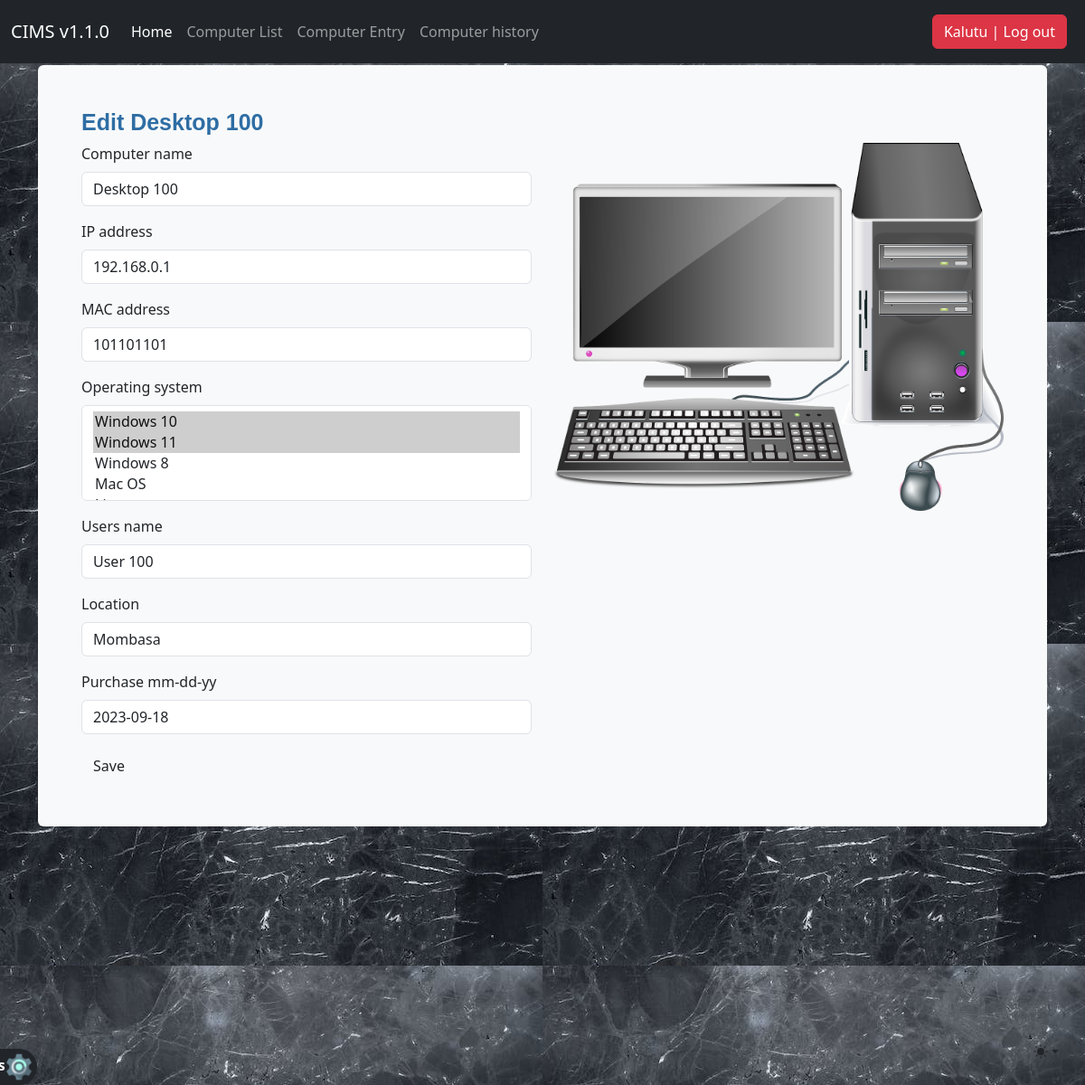
The app's page /computer_list/1/ (signed in) with its own data.
### djangoapp/models.py (models this page shows, shortened)
class Computer(models.Model):
    computer_name = models.CharField(max_length=30, blank=True, null=True)
    IP_address = models.CharField(max_length=30)
    MAC_address = models.CharField(max_length=30)
    timestamp = models.DateField(auto_now_add = True, auto_now = False, blank=True)
    operating_system = models.ManyToManyField(Operating_system, blank=True)
    users_name = models.CharField(max_length=30, blank=True, null=True)
    location = models.CharField(max_length=30)
    purchase_date = models.DateField("Purchase mm-dd-yy",auto_now_add = False, auto_now = False, blank=True, null=True)
    export_to_CSV = models.BooleanField(default=False)

class Operating_system(models.Model):
    operating_system = models.CharField(max_length=30, blank=True)
    def __str__(self):
        return self.operating_system

### djangoapp/views.py (the view, shortened to what this page needs)
# urls.py: path('computer_list/<int:id>/', computer_edit, name='computer_edit'),
def computer_edit(request, id=None):
    instance = get_object_or_404(Computer, id=id)
    form = ComputerForm(request.POST or None, instance=instance)
    context = {
        "title": 'Edit ' + str(instance.computer_name),
        "instance": instance,
        "form": form,
    }
    return render(request, "computer_entry.html", context)

### djangoapp/forms.py (shortened to what this page needs)
class ComputerForm(forms.ModelForm):
    class Meta:
        model = Computer
        fields = ['computer_name', 'IP_address', 'MAC_address', 'operating_system', 'users_name', 'location', 'purchase_date']
        widgets = {
            'purchase_date': forms.DateInput(attrs={'class': 'dateinput'}),
        }

### djangoapp/templates/computer_entry.html (shortened to what this page needs)
{% extends "header.html" %}
{% load bootstrap5 %}
{% block header %}
<link rel="stylesheet" href="http://127.0.0.1:8000/static/css/bootstrap.min.css">
<link rel="stylesheet" href="http://127.0.0.1:8000/static/css/navbar-fixed.css">
<link rel="stylesheet" href="http://127.0.0.1:8000/static/css/stylesheet.css">
<main class="container">
  {%if request.user.is_authenticated%}
  <div class="bg-body-tertiary p-5 rounded">
      <h1 class="title"> {{ title }}</h1>
      <div class="row">
        <div class="col-sm-6">
          <form method="post" action="">
            {% for field in form %}
            <div class="col-sm-12 form-group">
              {% bootstrap_field field %}
            </div>
            {% endfor %}
            <input class="btn btn-bd-primary" type="submit" value="Save" />
          </form>
        </div>
        <div class="col-sm-6 aligncenter">
          <img style="width: 100%" src="../static/img/pc.png">
       </div>
      </div>
  </div>
  {%else%}
  <p>Log in <a href="/accounts/login">here</a></p>
  {%endif%}
</main>
{% endblock header %}

### djangoapp/templates/navbar.html (shortened to what this page needs)
{% load static %}
<head>
  <link href="{% static 'css/stylesheet.css' %}" rel="stylesheet">
</head>
<nav class="navbar navbar-expand-md navbar-dark fixed-top bg-dark">
    <div class="container-fluid">
      <a class="navbar-brand" href="/">CIMS v1.1.0</a>
      <div class="collapse navbar-collapse" id="navbarCollapse">
        {%if request.user.is_authenticated%}
        <ul class="navbar-nav me-auto mb-2 mb-md-0">
          <li class="nav-item">
            <a class="nav-link active" aria-current="page" href="/">Home</a>
          </li>
          <li class="nav-item">
            <a class="nav-link" href="/computer_list">Computer List</a>
          </li>
          <li class="nav-item">
            <a class="nav-link" href="/computer_entry">Computer Entry</a>
          </li>
          <li class="nav-item">
            <a class="nav-link" href="/computerhistory_list">Computer history</a>
          </li>
        </ul>
        {%endif%}
        <ul class="navbar-nav ml-auto mb-2 mb-md-0 logout-menu">
          <li class="nav-item">
            {%if request.user.is_authenticated%}
            <a class="nav-link" href="/accounts/logout/"><button class="btn btn-danger">{{user}} | Log out</button></a>
          </li>
        </ul>
        {%else%}
        <ul class="navbar-nav ml-auto">
          <li>
            <a class="nav-link me-0" href="/accounts/login/"><button class="btn btn-success">Log in</button></a>
            {%endif%}
      </div>
    </div>
  </nav>
{% if request.user.is_authenticated %}
      <a href="/settings">
        <div id="settings">
              Settings<img style="height: 30px;" src="/static/img/settings.png">
        </div>
      </a>
{% endif %}

### djangoapp/static/css/stylesheet.css (style rules this page uses)
body { background-image: url(../img/bg.jpeg); }
.title { font-family: helvetica; font-weight: bold; font-size: 25px; color: #2e6da4; text-align: left; }
#settings { background-color: #212529; color: white; text-align: center; display: inline; font-weight: bolder; padding-top: 5px; padding-bottom: 5px; padding-left: 20px; padding-right: 5px; position: fixed; bottom: 0px; left: -80px; z-index: 3000; border-top-right-radius: 20px; border-bottom-right-radius: 20px; }

### djangoapp/static/css/navbar-fixed.css (style rules this page uses)
body { min-height: 75rem; padding-top: 4.5rem; }

### djangoapp/templates/header.html (style rules this page uses)
.btn-bd-primary { --bd-violet-bg: #712cf9; --bd-violet-rgb: 112.520718, 44.062154, 249.437846; --bs-btn-font-weight: 600; --bs-btn-color: var(--bs-white); --bs-btn-bg: var(--bd-violet-bg); --bs-btn-border-color: var(--bd-violet-bg); --bs-btn-hover-color: var(--bs-white); --bs-btn-hover-bg: #6528e0; --bs-btn-hover-border-color: #6528e0; --bs-btn-focus-shadow-rgb: var(--bd-violet-rgb); --bs-btn-active-color: var(--bs-btn-hover-color); --bs-btn-active-bg: #5a23c8; --bs-btn-active-border-color: #5a23c8; }

### records on screen
Computer: computer_name "Desktop 100" "192.168.0.1" "101101101" "User 100" "Mombasa" "2023-09-18"
Operating_system: operating_system "Windows 10 ☑ / Windows 11 ☑ / Windows 8 / Mac OS"

### other values on screen
{{ user }} "Kalutu"
{{ title }} "Edit Desktop 100"
